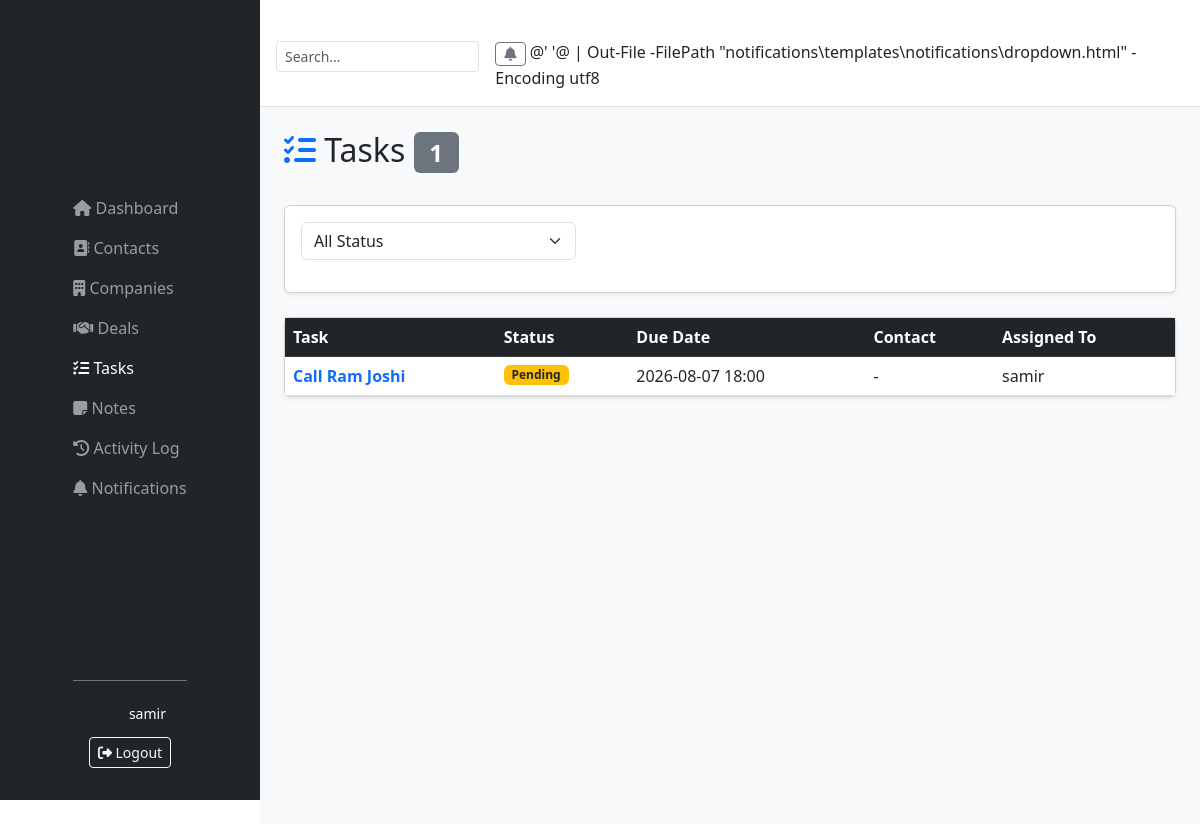
Page /tasks/ (signed in) on the committed database.
### tasks/models.py (models this page shows, shortened)
class Task(models.Model):
    STATUS_CHOICES = [
        ('pending', 'Pending'),
        ('in_progress', 'In Progress'),
        ('completed', 'Completed'),
    ]
    title = models.CharField(max_length=200)
    status = models.CharField(max_length=20, choices=STATUS_CHOICES, default='pending')
    due_date = models.DateTimeField()
    notes = models.TextField(blank=True)
    contact = models.ForeignKey(Contact, on_delete=models.CASCADE, null=True, blank=True)
    deal = models.ForeignKey(Deal, on_delete=models.CASCADE, null=True, blank=True)
    assigned_to = models.ForeignKey(User, on_delete=models.CASCADE)
    created_at = models.DateTimeField(auto_now_add=True)
    class Meta:
        ordering = ['due_date']

### tasks/views.py (the view)
# urls.py: path('', views.task_list, name='task_list'),
@login_required
def task_list(request):
    if request.user.groups.filter(name="Sales Rep").exists():
        tasks = Task.objects.filter(assigned_to=request.user)
    else:
        tasks = Task.objects.all()
    status = request.GET.get("status")
    if status:
        tasks = tasks.filter(status=status)
    context = {
        "tasks": tasks,
        "total": tasks.count(),
        "is_admin": request.user.groups.filter(name="Admin").exists(),
        "is_manager": request.user.groups.filter(
            name__in=["Admin", "Sales Manager"]
        ).exists(),
    }
    return render(request, "tasks/task_list.html", context)

### notifications/context_processors.py (called while the page is built)
def notification_context(request):
    if request.user.is_authenticated:
        unread_count = request.user.notifications.filter(is_read=False).count()
        latest_notifications = request.user.notifications.all()[:5]
        return {
            'unread_count': unread_count,
            'latest_notifications': latest_notifications,
        }
    return {}

### tasks/templates/tasks/task_list.html (shortened to what this page needs)
{% extends 'base.html' %}
{% block content %}
<div class="d-flex justify-content-between align-items-center mb-4">
    <h2><i class="fas fa-tasks text-primary"></i> Tasks <span class="badge bg-secondary">{{ total }}</span></h2>
</div>
<div class="card mb-4 shadow-sm">
    <div class="card-body">
        <form method="get" class="row g-3">
            <div class="col-md-4">
                <select name="status" class="form-select" onchange="this.form.submit()">
                    <option value="">All Status</option>
                </select>
            </div>
        </form>
    </div>
</div>
<div class="card shadow-sm">
    <div class="table-responsive">
        <table class="table table-hover mb-0">
            <thead class="table-dark">
                <tr>
                    <th>Task</th>
                    <th>Status</th>
                    <th>Due Date</th>
                    <th>Contact</th>
                    <th>Assigned To</th>
                </tr>
            </thead>
            <tbody>
                {% for task in tasks %}
                <tr>
                    <td><a href="{% url 'task_detail' task.pk %}" class="fw-bold text-decoration-none">{{ task.title }}</a></td>
                    <td>
                        {% if task.status == 'pending' %}<span class="badge bg-warning text-dark">Pending</span>
                        {% elif task.status == 'in_progress' %}<span class="badge bg-info">In Progress</span>
                        {% else %}<span class="badge bg-success">Completed</span>{% endif %}
                    </td>
                    <td>{{ task.due_date|date:"Y-m-d H:i" }}</td>
                    <td>{{ task.contact|default:"-" }}</td>
                    <td>{{ task.assigned_to|default:"Unassigned" }}</td>
                </tr>
                {% empty %}
                <tr><td colspan="6" class="text-center text-muted py-4">No tasks found.</td></tr>
                {% endfor %}
            </tbody>
        </table>
    </div>
</div>
{% endblock %}

### templates/base.html (shortened to what this page needs)
﻿{% load static %}
<!DOCTYPE html>
<html lang="en">
<head>
    <link href="https://cdn.jsdelivr.net/npm/bootstrap@5.3.0/dist/css/bootstrap.min.css" rel="stylesheet">
    <link rel="stylesheet" href="https://cdnjs.cloudflare.com/ajax/libs/font-awesome/6.4.0/css/all.min.css">
    <link rel="stylesheet" href="{% static 'css/custom.css' %}">
</head>
<body>
    <nav class="navbar navbar-expand-lg navbar-dark bg-dark fixed-top" style="height: 100vh; width: 260px; flex-direction: column; align-items: stretch; padding: 0; z-index: 1030; display: flex; flex-direction: column;">
        <div class="container-fluid d-flex flex-column h-100">
            <div class="collapse navbar-collapse" id="sidebarNav" style="flex-grow: 1; overflow-y: auto;">
                <ul class="navbar-nav flex-column w-100 pt-3">
                    <li class="nav-item">
                        <a class="nav-link {% if request.resolver_match.url_name == 'dashboard' %}active{% endif %}" href="{% url 'dashboard' %}">
                            <i class="fas fa-home"></i> Dashboard
                        </a>
                    </li>
                    <li class="nav-item">
                        <a class="nav-link {% if request.resolver_match.url_name == 'contact_list' %}active{% endif %}" href="{% url 'contact_list' %}">
                            <i class="fas fa-address-book"></i> Contacts
                        </a>
                    </li>
                    <li class="nav-item">
                        <a class="nav-link {% if request.resolver_match.url_name == 'company_list' %}active{% endif %}" href="{% url 'company_list' %}">
                            <i class="fas fa-building"></i> Companies
                        </a>
                    </li>
                    <li class="nav-item">
                        <a class="nav-link {% if request.resolver_match.url_name == 'deal_list' %}active{% endif %}" href="{% url 'deal_list' %}">
                            <i class="fas fa-handshake"></i> Deals
                        </a>
                    </li>
                    <li class="nav-item">
                        <a class="nav-link {% if request.resolver_match.url_name == 'task_list' %}active{% endif %}" href="{% url 'task_list' %}">
                            <i class="fas fa-tasks"></i> Tasks
                        </a>
                    </li>
                    <li class="nav-item">
                        <a class="nav-link {% if request.resolver_match.url_name == 'note_list' %}active{% endif %}" href="{% url 'note_list' %}">
                            <i class="fas fa-sticky-note"></i> Notes
                        </a>
                    </li>
                    <li class="nav-item">
                        <a class="nav-link {% if request.resolver_match.url_name == 'activity_list' %}active{% endif %}" href="{% url 'activity_list' %}">
                            <i class="fas fa-history"></i> Activity Log
                        </a>
                    </li>
                    <li class="nav-item">
                        <a class="nav-link {% if request.resolver_match.url_name == 'list' and request.resolver_match.namespace == 'notifications' %}active{% endif %}" href="{% url 'notifications:list' %}">
                            <i class="fas fa-bell"></i> Notifications
                        </a>
                    </li>
                </ul>
            </div>
            {% if user.is_authenticated %}
            <div class="mt-auto p-3 border-top border-secondary">
                <div class="d-flex align-items-center">
                    <i class="fas fa-user-circle fa-2x me-2"></i>
                    <div>
                        <div class="text-white small">{{ user.username }}</div>
                    </div>
                </div>
                <form method="post" action="{% url 'logout' %}" class="mt-2">
                    <button type="submit" class="btn btn-outline-light btn-sm w-100">
                        <i class="fas fa-sign-out-alt"></i> Logout
                    </button>
                </form>
            </div>
            {% endif %}
        </div>
    </nav>
    <div style="margin-left: 260px; min-height: 100vh; background: #f8f9fa;">
        <div class="bg-white border-bottom p-3 d-flex justify-content-between align-items-center">
            <div class="d-flex align-items-center">
                <form class="d-flex me-3" role="search">
                    <input class="form-control form-control-sm" type="search" placeholder="Search..." aria-label="Search">
                </form>
                {% if user.is_authenticated %}
                <div class="dropdown">
                    <a class="btn btn-outline-secondary btn-sm position-relative" href="#" role="button" data-bs-toggle="dropdown">
                        <i class="fas fa-bell"></i>
                    </a>
                    {% include 'notifications/dropdown.html' %}
                </div>
                {% endif %}
            </div>
        </div>
        <div class="container-fluid p-4">
            {% block content %}{% endblock %}
        </div>
    </div>
</body>
</html>

### rows in the picture
Task: title "Call Ram Joshi", status "Pending", due_date "2026-08-07 18:00", contact "-", assigned_to "samir"

### other values in the picture
{{ user.username }} "samir"
{{ total }} "1"
